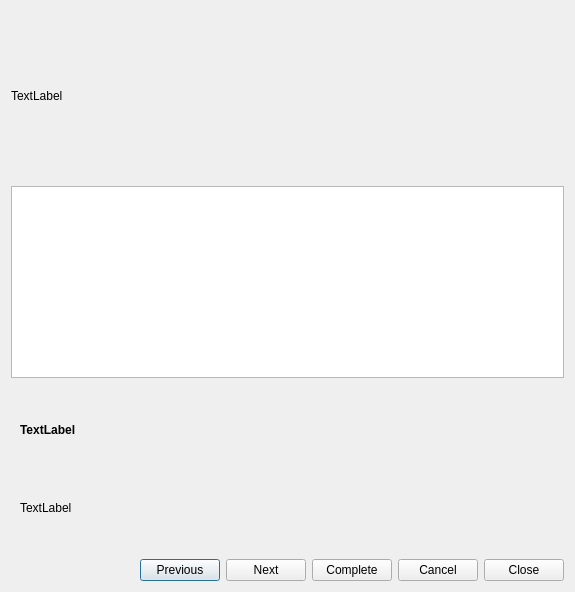
<?xml version="1.0" encoding="UTF-8"?>
<ui version="4.0">
 <class>FormDialog</class>
 <widget class="QDialog" name="FormDialog">
  <property name="geometry">
   <rect>
    <x>0</x>
    <y>0</y>
    <width>575</width>
    <height>592</height>
   </rect>
  </property>
  <property name="windowTitle">
   <string>Execute Ad-Hoc Command</string>
  </property>
  <layout class="QVBoxLayout" name="verticalLayout">
   <item>
    <widget class="QLabel" name="status">
     <property name="text">
      <string>TextLabel</string>
     </property>
    </widget>
   </item>
   <item>
    <widget class="QTextEdit" name="notes_area">
     <property name="sizePolicy">
      <sizepolicy hsizetype="Expanding" vsizetype="Preferred">
       <horstretch>0</horstretch>
       <verstretch>0</verstretch>
      </sizepolicy>
     </property>
     <property name="textInteractionFlags">
      <set>Qt::TextSelectableByKeyboard|Qt::TextSelectableByMouse</set>
     </property>
    </widget>
   </item>
   <item>
    <widget class="QWidget" name="form_widget" native="true">
     <layout class="QVBoxLayout" name="verticalLayout_2">
      <item>
       <widget class="QLabel" name="title">
        <property name="font">
         <font>
          <weight>75</weight>
          <bold>true</bold>
         </font>
        </property>
        <property name="text">
         <string>TextLabel</string>
        </property>
       </widget>
      </item>
      <item>
       <widget class="QLabel" name="instructions">
        <property name="text">
         <string>TextLabel</string>
        </property>
       </widget>
      </item>
     </layout>
    </widget>
   </item>
   <item>
    <layout class="QHBoxLayout" name="horizontalLayout">
     <item>
      <spacer name="horizontalSpacer">
       <property name="orientation">
        <enum>Qt::Horizontal</enum>
       </property>
       <property name="sizeHint" stdset="0">
        <size>
         <width>40</width>
         <height>20</height>
        </size>
       </property>
      </spacer>
     </item>
     <item>
      <widget class="QPushButton" name="btn_prev">
       <property name="text">
        <string>Previous</string>
       </property>
      </widget>
     </item>
     <item>
      <widget class="QPushButton" name="btn_next">
       <property name="text">
        <string>Next</string>
       </property>
       <property name="default">
        <bool>false</bool>
       </property>
      </widget>
     </item>
     <item>
      <widget class="QPushButton" name="btn_complete">
       <property name="text">
        <string>Complete</string>
       </property>
      </widget>
     </item>
     <item>
      <widget class="QPushButton" name="btn_cancel">
       <property name="text">
        <string>Cancel</string>
       </property>
      </widget>
     </item>
     <item>
      <widget class="QPushButton" name="btn_close">
       <property name="text">
        <string>Close</string>
       </property>
      </widget>
     </item>
    </layout>
   </item>
  </layout>
 </widget>
 <resources/>
 <connections/>
</ui>
